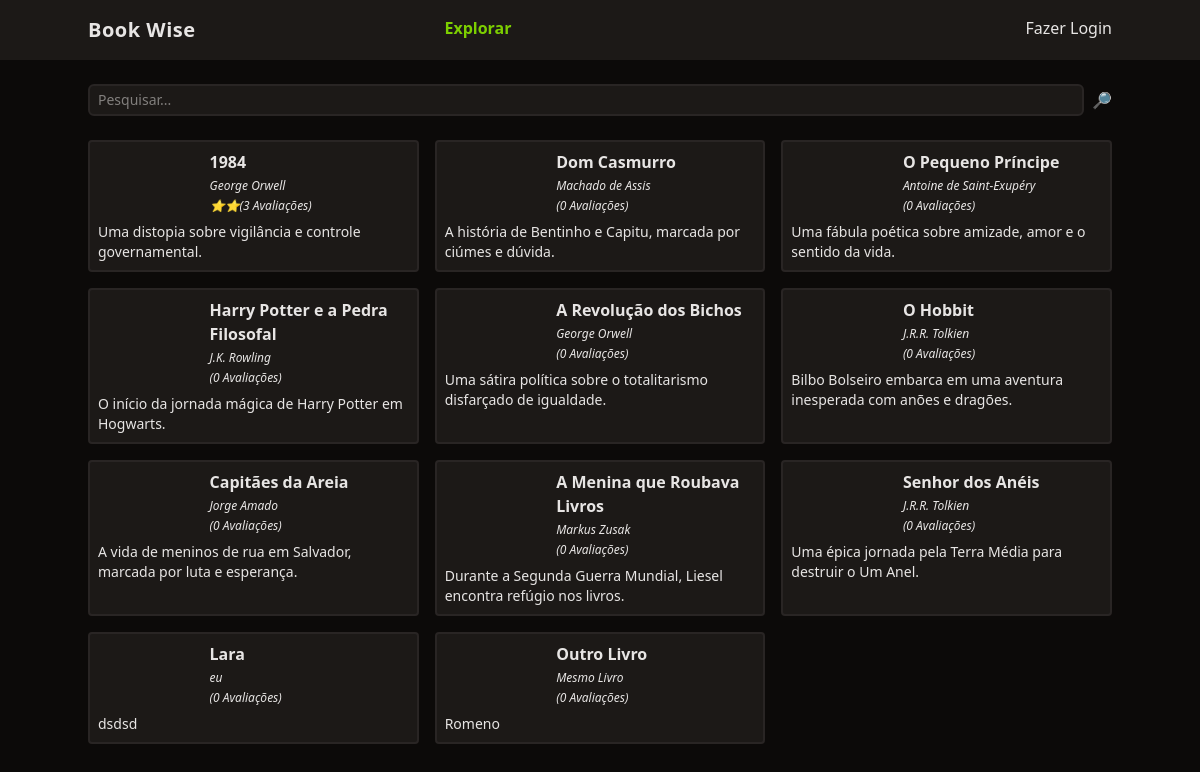
The app's page /, older data.
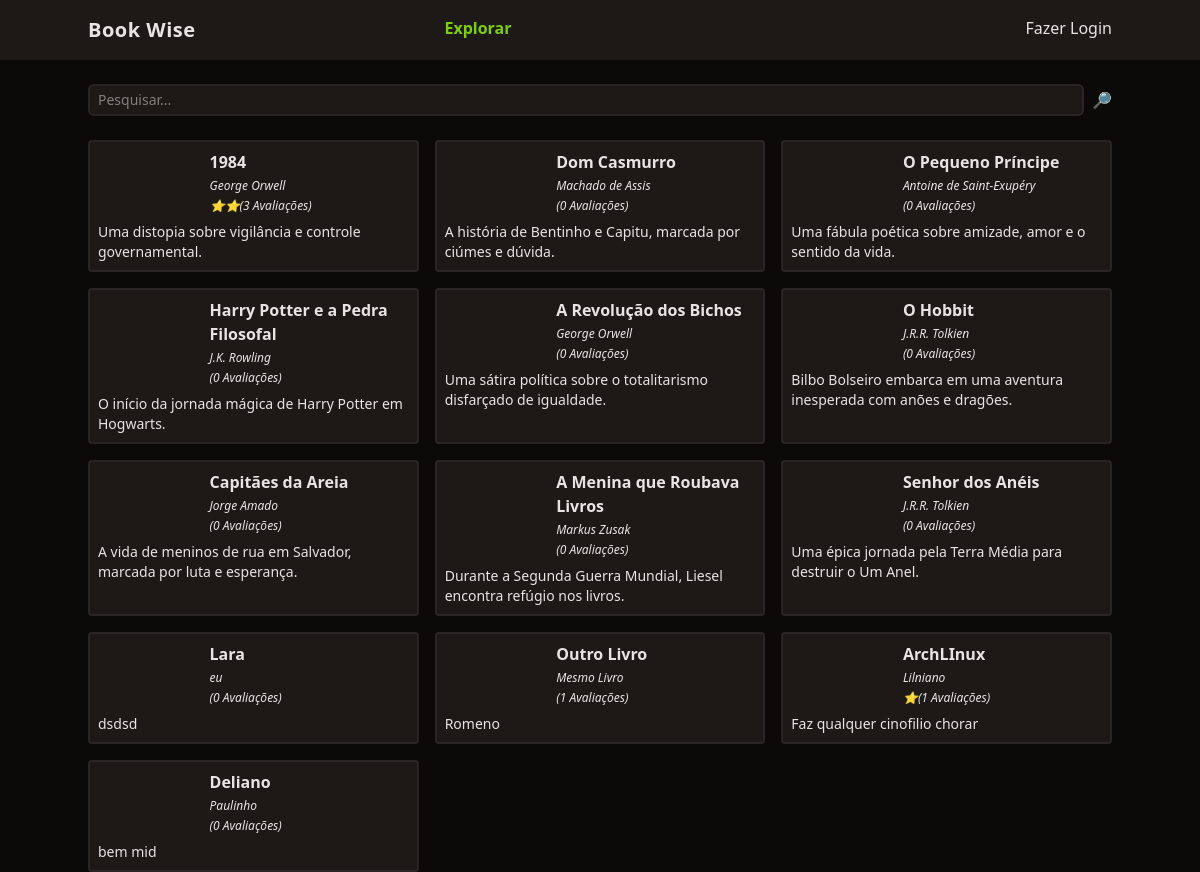
The same page, newer data.
### tables this page shows
CREATE TABLE livros (
  id integer primary key,
  titulo varchar(255),
  autor varchar(100),
  descricao text,
  ano_de_publicacao integer,
  usuario_id integer, "imagem",
  foreign key(usuario_id) references usuarios(id) on delete cascade
);

### functions.php (called while the page is built, shortened)
<?php
function view($view, $data = [])
{
    require "views/template/app.php";
}
function config($chave = null)
{
    $config =  require 'config.php';
    if (strlen($chave) > 0) {
        return $config[$chave];
    }
    return $config;
}

### controllers/index.controller.php (called while the page is built)
<?php
$livros = Livro::all( $_REQUEST['pesquisar'] ?? '');
view('index', compact('livros'));

### routes.php (called while the page is built, shortened)
<?php
$controller = str_replace('/', '', parse_url($_SERVER['REQUEST_URI'])['path']);
if (!$controller) $controller = 'index';
require "controllers/{$controller}.controller.php";

### index.php (called while the page is built, shortened)
<?php
require 'models/Livro.php';
require 'functions.php';
$config = require('config.php');
require 'Database.php';
require 'routes.php';

### config.php (called while the page is built)
<?php
return [
    'database' => [
        'driver' => 'sqlite',
        'database' => 'database.sqlite'
    ],
];

### Database.php (called while the page is built, shortened)
<?php
class Database
{
    private $db;
    public function __construct($config)
    {
        $user = $config['user'] ?? null;
        $password = $config['password'] ?? null;
        $this->db = new PDO($this->getDsn($config), $user, $password);
    }
    private function getDsn($config)
    {
        $driver = $config['driver'];
        unset($config['driver'], $config['user'], $config['password']);
        $dsn = $driver . ':' . http_build_query($config, '', ';');
        if ($driver === 'sqlite') {
            $dsn = $driver . ':' . $config['database'];
        }
        return $dsn;
    }
    public function query($query, $class = null, $params = [])
    {
        $prepare = $this->db->prepare($query);
        if ($class) {
            $prepare->setFetchMode(PDO::FETCH_CLASS, $class);
        }
        $prepare->execute($params);
        return $prepare;
    }
}

### models/Livro.php (called while the page is built, shortened)
<?php
class livro
{
    public function query($where, $params)
    {
	$database = new Database(config('database'));
	return $database->query(
        "select
            l.id,
            l.titulo,
            l.autor,
            l.descricao,
            l.ano_de_publicacao,
	    l.imagem,
            ifnull(round(sum(a.nota)/5.0),0) as nota_avaliacao,
            ifnull(count(a.id),0) as count_avaliacoes
        from
            livros l
            left join avaliacoes a on a.livro_id = l.id
        where $where
        group by
            l.id,
            l.titulo,
            l.autor,
            l.descricao,
            l.ano_de_publicacao,
	    l.imagem;
        ",
        self::class,
        $params);
    }
    public static function all($filtro)
    {
	return (new self)->query('titulo like :filtro',['filtro' => "%$filtro%"])->fetchAll();
    }
}

### views/partials/_livro.php (the view, shortened to what this page needs)
<div class=" p-2 rounded border-stone-800 border-2 bg-stone-900">
    <div class="flex gap-2">
    <div class="w-1/3">
     </div>
        <div class="flex flex-col gap-1">
            <a href="/livro?id=<?= $livro->id ?>" class="font-semibold hover:underline"><?= $livro->titulo ?></a>
            <div class="text-xs italic"><?= $livro->autor ?></div>
            <div class="text-xs italic"><?= str_repeat('⭐', $livro->nota_avaliacao) ?>(<?= $livro->count_avaliacoes ?> Avaliações)</div>
        </div>
    </div>
    <div class="text-sm mt-2">
        <?= $livro->descricao ?>
    </div>
</div>

### views/index.view.php
<form class="w-full flex space-x-2 mt-6">
    <input
        type="text"
        name="pesquisar"
        class="border-stone-800 border-2 rounded-md bg-stone-900 text-sm focus:outline-none px-2 py-1 w-full"
        placeholder="Pesquisar..."
    >
    <button type="submit">🔎</button>
</form>
<section class="grid gap-4 grid-cols-1 md:grid-cols-2 lg:grid-cols-3">
    <?php
        foreach($livros as $livro) {
            require 'partials/_livro.php';
        }
    ?>
</section>

Row changes from the older to the newer data that the page shows:
computed for livros "Outro Livro": count_avaliacoes "0" → "1"
added livros: titulo "ArchLInux", autor "Lilniano", nota_avaliacao "⭐", count_avaliacoes "1", descricao "Faz qualquer cinofilio chorar"
added livros: titulo "Deliano", autor "Paulinho", count_avaliacoes "0", descricao "bem mid"
